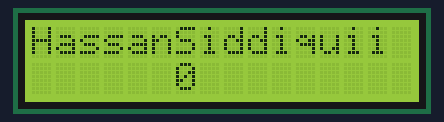
Bench run of a sketch on a simulated Arduino Uno, built with avr-gcc and run on an emulated ATmega328P. On the bench: 16×2 character LCD.

Above: at 0.1 s.
At 4.1 s:
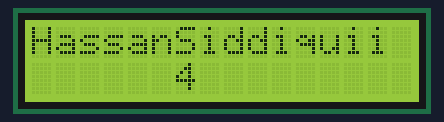
At 9.1 s:
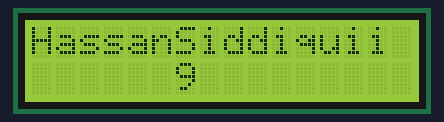
At 19.1 s:
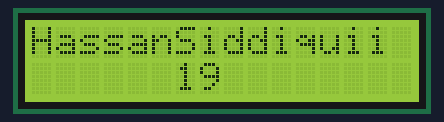
At 29.1 s:
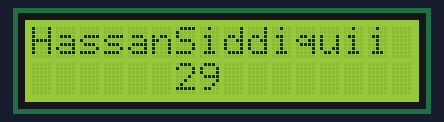
At 39.1 s:
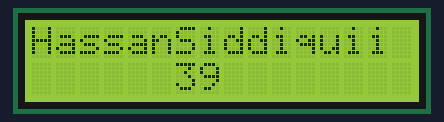

Measured:
- what the display in image 1 shows lasts 1.0 s, from 4.0 s to 5.0 s

The sketch:

LCD_display.ino
```cpp
#include<LiquidCrystal.h>
LiquidCrystal lcd(2,3,4,5,6,7);

void setup(){
  lcd.begin(16,2);
  lcd.print("HassanSiddiquii");
}
void loop(){
  lcd.setCursor(6,1);
  lcd.print(millis()/1000);
}
```
